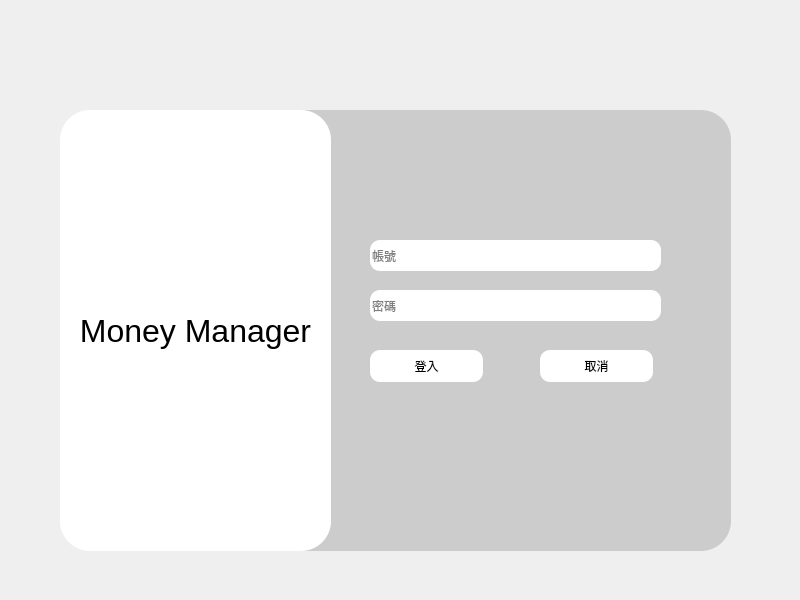
<?xml version="1.0" encoding="UTF-8"?>
<ui version="4.0">
 <class>login</class>
 <widget class="QWidget" name="login">
  <property name="geometry">
   <rect>
    <x>0</x>
    <y>0</y>
    <width>800</width>
    <height>600</height>
   </rect>
  </property>
  <property name="windowTitle">
   <string>帳務管理</string>
  </property>
  <property name="styleSheet">
   <string notr="true">#login_user:hover , #login_pwd:hover , #btn_login:hover , #btn_cancel:hover{
border-radius:10px;
background-color:gray;
color:white;
}
#login_user , #login_pwd , #btn_login , #btn_cancel{
border-radius:10px;
background-color:white;
}

#label_2{
border-radius:30px;
background-color:white;
}

#label{
border-radius:30px;
background-color:#cccccc;
}</string>
  </property>
  <widget class="QLabel" name="label">
   <property name="geometry">
    <rect>
     <x>260</x>
     <y>110</y>
     <width>471</width>
     <height>441</height>
    </rect>
   </property>
   <property name="font">
    <font>
     <pointsize>48</pointsize>
    </font>
   </property>
   <property name="text">
    <string/>
   </property>
  </widget>
  <widget class="QLabel" name="label_2">
   <property name="geometry">
    <rect>
     <x>60</x>
     <y>110</y>
     <width>271</width>
     <height>441</height>
    </rect>
   </property>
   <property name="font">
    <font>
     <pointsize>24</pointsize>
    </font>
   </property>
   <property name="text">
    <string>Money Manager</string>
   </property>
   <property name="alignment">
    <set>Qt::AlignCenter</set>
   </property>
  </widget>
  <widget class="QLineEdit" name="login_user">
   <property name="geometry">
    <rect>
     <x>370</x>
     <y>240</y>
     <width>291</width>
     <height>31</height>
    </rect>
   </property>
   <property name="cursor">
    <cursorShape>PointingHandCursor</cursorShape>
   </property>
   <property name="toolTip">
    <string>帳號</string>
   </property>
   <property name="placeholderText">
    <string>帳號</string>
   </property>
  </widget>
  <widget class="QLineEdit" name="login_pwd">
   <property name="geometry">
    <rect>
     <x>370</x>
     <y>290</y>
     <width>291</width>
     <height>31</height>
    </rect>
   </property>
   <property name="cursor">
    <cursorShape>PointingHandCursor</cursorShape>
   </property>
   <property name="toolTip">
    <string>密碼</string>
   </property>
   <property name="echoMode">
    <enum>QLineEdit::Password</enum>
   </property>
   <property name="placeholderText">
    <string>密碼</string>
   </property>
  </widget>
  <widget class="QPushButton" name="btn_login">
   <property name="geometry">
    <rect>
     <x>370</x>
     <y>350</y>
     <width>113</width>
     <height>32</height>
    </rect>
   </property>
   <property name="cursor">
    <cursorShape>PointingHandCursor</cursorShape>
   </property>
   <property name="text">
    <string>登入</string>
   </property>
   <property name="icon">
    <iconset>
     <normaloff>../icon/icons8-arrow-30.png</normaloff>../icon/icons8-arrow-30.png</iconset>
   </property>
  </widget>
  <widget class="QPushButton" name="btn_cancel">
   <property name="geometry">
    <rect>
     <x>540</x>
     <y>350</y>
     <width>113</width>
     <height>32</height>
    </rect>
   </property>
   <property name="cursor">
    <cursorShape>PointingHandCursor</cursorShape>
   </property>
   <property name="text">
    <string>取消</string>
   </property>
   <property name="icon">
    <iconset>
     <normaloff>../icon/logout.png</normaloff>../icon/logout.png</iconset>
   </property>
  </widget>
  <widget class="QLabel" name="label_3">
   <property name="geometry">
    <rect>
     <x>300</x>
     <y>480</y>
     <width>401</width>
     <height>61</height>
    </rect>
   </property>
   <property name="text">
    <string/>
   </property>
   <property name="alignment">
    <set>Qt::AlignCenter</set>
   </property>
  </widget>
 </widget>
 <resources/>
 <connections/>
</ui>
